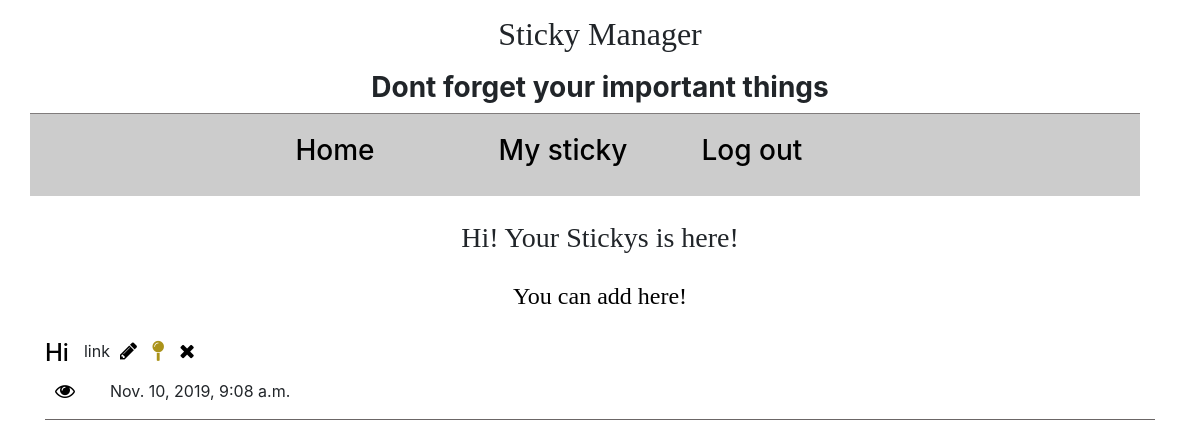
Screenshot of /my_sticky/Hi/ (signed in) with the database file from the repository.
### mainApp/models.py (models this page shows, shortened)
class Sticky(models.Model):
    title = models.CharField(max_length=50)
    content = models.TextField()
    CHOICES_FIELD = (('link', 'link'), ('note', 'note'),
                     ('memo', 'memo'), ('TODO', 'TODO'))
    category = models.CharField(max_length=20, choices=CHOICES_FIELD)
    favorite = models.BooleanField(default=False)
    user = models.ForeignKey(to=User, on_delete=models.CASCADE)
    date_added = models.DateTimeField(auto_now_add=True)
    uuidu = models.UUIDField(
        default=uuid.uuid4, editable=False, verbose_name='uuid')
    is_public = models.BooleanField(default=False)

### mainApp/views.py (the view)
# urls.py: path('my_sticky/<slug:user_name>/', views.my_sticky, name='my_sticky'),
def my_sticky(request, user_name):
    user = User.objects.get(username=user_name)
    if request.user.is_authenticated and request.user.username == user.username:
        y_sticky = Sticky.objects.filter(user=user).order_by('-favorite')
        context = {'stickys': y_sticky, 'user': user}
        return render(request, 'my_sticky.html', context)
    else:
        return redirect('mainApp:404')

### mainApp/templates/my_sticky.html (shortened to what this page needs)
{% extends 'base.html' %}
{% block content %}
	<section>
		<div class="container">
			<div class="row">
				<div class="col-md-12 sticky__">
					<h3 class="sticky__logo"> {{user.username}}! Your Stickys is here!</h3>
					<a href="{% url 'mainApp:create_sticky' user.username %}">
						<h4 class='sticky__logo'>You can add here!</h4>
					</a>
					{% for s in stickys %}
						<div class="d-flex">
							<a href="{% url 'mainApp:sticky' user.username s.uuidu %}">
								<h4>{{s.title}}</h4>
							</a>
							<p class="sticky__category">{{s.category}}</p>
							<h5>
								<a href="{% url 'mainApp:edit_sticky' user.username s.uuidu %}">
									<i class="fa fa-pencil img__pen"></i>
								</a>
								<a href="{% url 'mainApp:favorite_sticky' user.username s.uuidu %}">
									{% if s.favorite == False %}
										<i class="fa fa-map-pin img__fav"></i>
									{% else %}
										<i class="fa fa-map-pin img__Tfav"></i>
									{% endif %}
								</a>
								<a href="{% url 'mainApp:delete_sticky' user.username s.uuidu %}">
									<i class="fa fa-times img__pen"></i>
								</a>
							</h5>
						</div>
						<div class="border_bottom d-flex sticky__fordiv">
							<a href="{%url 'mainApp:public_sticky' user.username s.uuidu%}">
							{% if s.is_public == True %}
								<h5 class="sticky__date">
									<i class="fa fa-eye img__pen"></i>
								</h5>
							{% else %}
								<h5 class="sticky__date">
									<i class="fa fa-eye-slash img__pen"></i>
								</h5>
							{% endif %}
						</a>
							<p class="sticky__category">{{ s.date_added }}</p>
						</div>
					{% endfor %}
				</div>
			</div>
		</div>
	</section>
{% endblock content %}

### mainApp/static/css/mainStyle.css (style rules this page uses)
.border_bottom { border-bottom: 1px solid #6b6666; }
a { color: black; }
.sticky__ { padding-top: 25px; padding-bottom: 15px; }
.sticky__logo { padding-top: 0px; padding-bottom: 20px; font-family: cursive; text-align: center; }
.sticky__category { padding-left: 15px; }
.sticky__date { padding-right: 20px; text-align: left; }
.sticky__fordiv { margin-bottom: 25px; }
.img__pen { margin-left: 10px; }
.img__Tfav { margin-left: 10px; color: #ab931a; }

### rows the page displays
Sticky: title "Hi", category "link", favorite True (drawn), is_public True (drawn), date_added "Nov. 10, 2019, 9:08 a.m."

### other values shown
{{ user.username }} "Hi"
